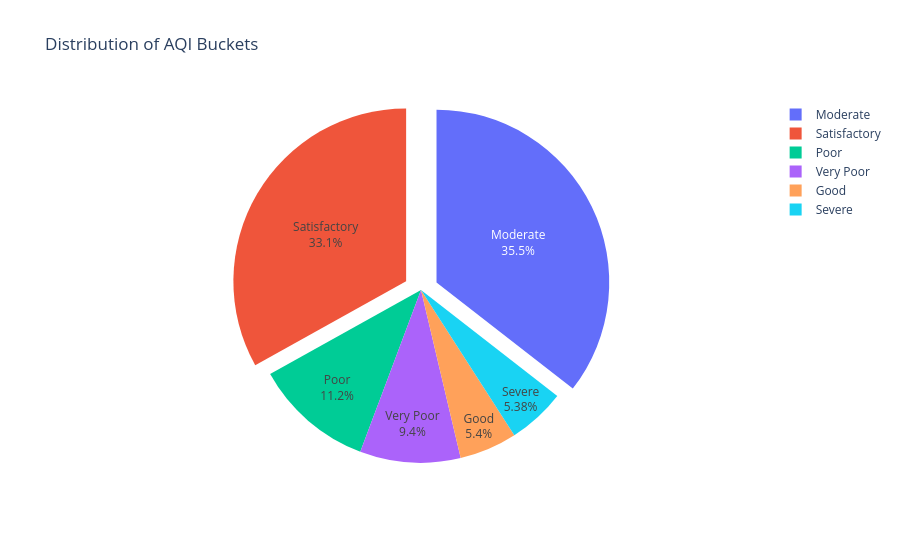

Notebook code for this chart:
### Markdown cell above
## Distribution of AQI Buckets 
- maybe can remove this static one(py)

This pie chart illustrates the distribution of observations in the dataset across various AQI categories. It provides a quick overview of the overall air quality condition represented in the data.

### Code cell
df_bucket = df["AQI_Bucket"].copy()

bucket_counts = df["AQI_Bucket"].value_counts().reset_index()
bucket_counts.columns = ["AQI_Bucket", "Count"]

# Create pie chart
fig = px.pie(
    bucket_counts,
    names="AQI_Bucket",
    values="Count",
    title="Distribution of AQI Buckets",
)

# Display % + label + count
fig.update_traces(
    textinfo="percent+label",
    pull=[0.1, 0.1]
)

fig.show()

### Figure 1 — Plotly figure (JSON) as saved in the notebook; plotly's stock layout.template omitted (floating-point values rounded to 4 significant figures)
{"data": [{"domain": {"x": [0, 1], "y": [0, 1]}, "hovertemplate": "AQI_Bucket=%{label}<br>Count=%{value}<extra></extra>", "labels": ["Moderate", "Satisfactory", "Poor", "Very Poor", "Good", "Severe"], "legendgroup": "", "name": "", "pull": [0.1, 0.1], "showlegend": true, "textinfo": "percent+label", "type": "pie", "values": [8829, 8224, 2781, 2337, 1341, 1338]}], "layout": {"legend": {"tracegroupgap": 0}, "title": {"text": "Distribution of AQI Buckets"}}}
